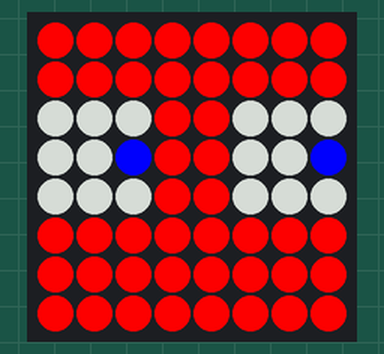
A program run on a simulated Raspberry Pi (BCM pin numbers) with a Sense HAT. Parts: the Sense HAT's 8×8 RGB LED matrix.

Above: at 0.1 s.
At 1.1 s:
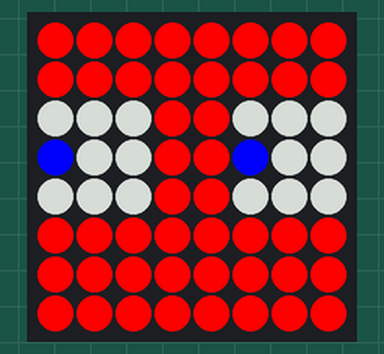

Measured:
- what the display in image 1 shows lasts 1.0 s, from 1.0 s to 2.0 s

The program:

animationSImple.py
```python
from sense_hat import SenseHat
from time import sleep
sense = SenseHat()

w = (150,150,150)
b = (0,0,255)
e = (255,0,0)

image = [
    e,e,e,e,e,e,e,e,
    e,e,e,e,e,e,e,e,
    w,w,w,e,e,w,w,w,
    w,w,b,e,e,w,w,b,
    w,w,w,e,e,w,w,w,
    e,e,e,e,e,e,e,e,
    e,e,e,e,e,e,e,e,
    e,e,e,e,e,e,e,e,
    ]

sense.set_pixels(image)

while True:
    sleep(1)
    sense.flip_h()
```
